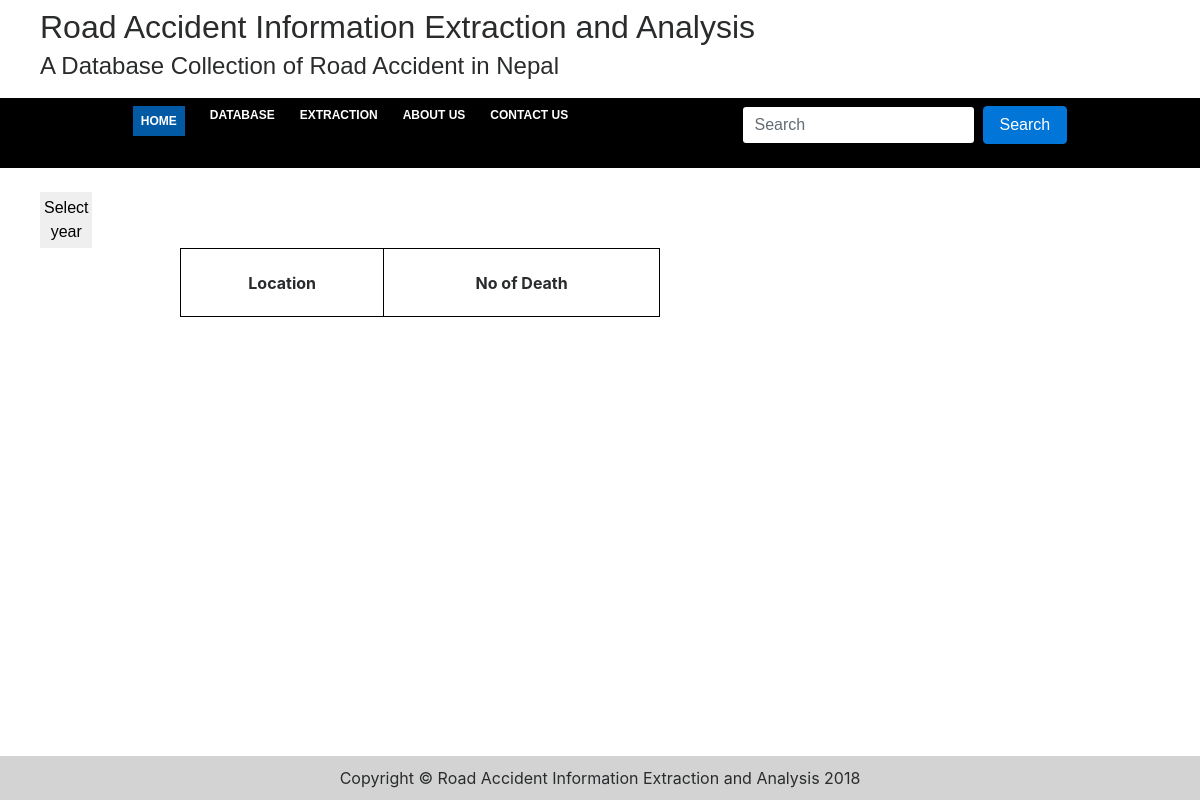
Page /graph/bar/ on the earlier database version.
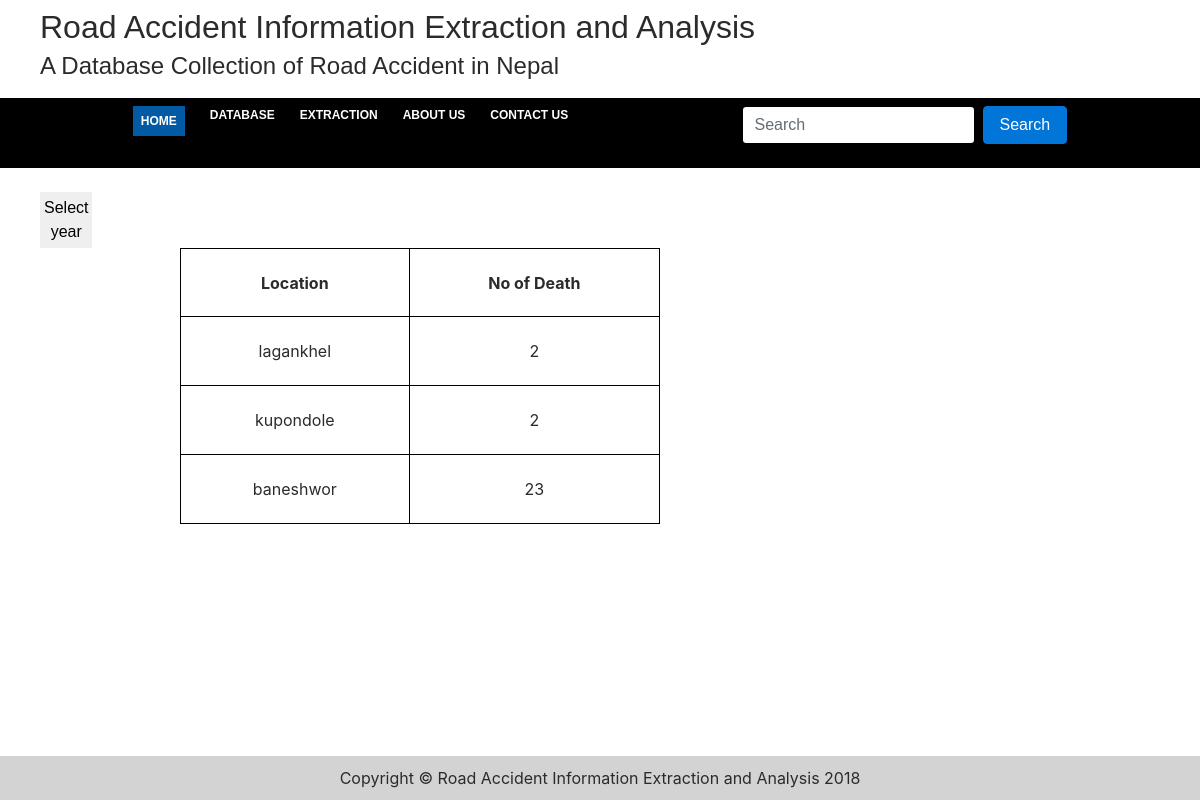
Same page on the later database version.
### graph/models.py (models this page shows)
class News(models.Model):
    VehicleNo = models.CharField(max_length=120)
    Death = models.CharField(max_length=120, default=0)
    Injury = models.CharField(max_length=120, default=0)
    Year = models.CharField(max_length=120,default=None)
    Location = models.CharField(max_length=120, default=None)

### graph/views.py (the view)
# urls.py: url(r'^bar/(?P<id>\d+)/$', views.yeargraph, name='yeargraph'),
def bar (request):
    newdata = News.objects.values('Location').annotate( total=Sum('Death')).order_by('-id')
    alldata = News.objects.values('Year').order_by('Year').annotate( total=Count('Year'))
    alllocation = News.objects.values('Location').order_by('Location').annotate( total=Count('Location'))
    maxvalue = News.objects.values('Location').annotate( total=Sum('Death')).aggregate( maxvalue = Max('total'))
    totalno = News.objects.values('Year').aggregate( total=Count('Year'))
    data = list(newdata)
    print(data)
    context={
            'personal_detail': json.dumps(data),
            'alldata' : alldata,
            'alllocation' : alllocation,
            'maxvalue' : maxvalue,
            'totalno' : totalno,
            'newdata':newdata,
    }
    return render(request, "bar.html", context)

### graph/templates/bar.html (shortened to what this page needs)
{% extends "base.html" %}
{% block nav_index_home %} class="nav-link active btn-primary" {% endblock nav_index_home%}
{% block content %}
<div class="dropdown">
  <button class="dropbtn">Select year</button>
</div>
<div class="yeartable">
  <table>
    <tr>
    <th>Location</th>
    <th>No of Death </th>
  </tr>
  {% for data in newdata %}
  <tr>
    <td>{{ data.Location }}</td>
    <td>{{ data.total }}</td>
  </tr>
  {% endfor %}
  </table>
</div>
{% endblock content %}

### news_extraction/templates/base.html (shortened to what this page needs)
{% load static %}
<html lang="en">
  <head>
    {% block css %}
    <link rel="stylesheet" href="{% static 'css/bootstrap.min.css' %}" type="text/css"/>
    <link rel="stylesheet" href="{% static 'css/bootstrap.css' %}" type="text/css"/>
    <link rel="stylesheet" href="{% static 'css/news.css' %}" type="text/css"/>
    <link rel="stylesheet" href="{% static 'css/custom.css' %}" type="text/css"/>
    <link rel="stylesheet" href="https://cdnjs.cloudflare.com/ajax/libs/font-awesome/4.7.0/css/font-awesome.min.css">
    {% endblock css %}
    <div class="jumbotron-fluid">
  <div class="container" style="font-family:helvetica">
    <h2>Road Accident Information Extraction and Analysis</h2>
    <h4>A Database Collection of Road Accident in Nepal</h4>
  </div>
</div>
      <nav class="navbar navbar-toggleable-md ">
        <div class="collapse navbar-collapse" style="padding-left:10%; padding-right:10%">
          <ul class="navbar-nav ">
            <li class="nav-item">
              <a {% block nav_index_home %} {% endblock nav_index_home %} style="color:white;" href="/" >Home</a>
            </li>
            <li class="nav-item">
              <a {% block nav_index_database %} {% endblock nav_index_database %} style="color:white;" href="#" >Database</a>
            </li>
            <li class="nav-item">
              <a {% block nav_index_extraction %} {% endblock nav_index_extraction %} style="color:white;" href="#" >Extraction</a>
            </li>
            <li class="nav-item">
              <a {% block nav_index_about_us %} {% endblock nav_index_about_us %} style="color:white;"  href="#">About Us</a></li>
            <li class="nav-item">
              <a {% block nav_index_contact_us %} {% endblock nav_index_contact_us %} style="color:white;"  href="#">Contact Us</a></li>
          </ul>
            <div class="ml-auto">
            <form class="form-inline" action="/search/" method="post">
              <input class="form-control mr-sm-2" name="query" type="text" placeholder="Search" required="required" >
              <button class="btn btn-primary" type="submit">Search</button>
            </form>
            </div>
        </div>
    </nav>
  <br>
  </head>
  <body >
  {% block content %}
  {% endblock content %}
    <br>
    <br>
    <br>
      <div style="position:fixed;bottom:0;height:auto;margin-top:40px;width:100%;text-align:center;background-color: #D3D3D3;padding-top:10px;padding-bottom:10px;">
        Copyright &copy; Road Accident Information Extraction and Analysis 2018
      </div>
  </body>
</html>

### static/css/custom.css (style rules this page uses)
.container { padding:10px; margin: auto; }

### graph/templates/bar.html (style rules this page uses)
table, th, td { border: 1px solid black; border-collapse: collapse; padding: 5% 5%; text-align: center; margin-left: 15%; }
table { width: 40%; }
.dropbtn { background-color: #f1f1f1 color: white; padding: 5% 5%; font-size: 16px; border: none; margin-left: 50%; }
.dropdown { position: relative; display: inline-block; }

Differences in the rows shown:
added News: Location "lagankhel", total "2"
added News: Location "kupondole", total "2"
added News: Location "baneshwor", total "23"
